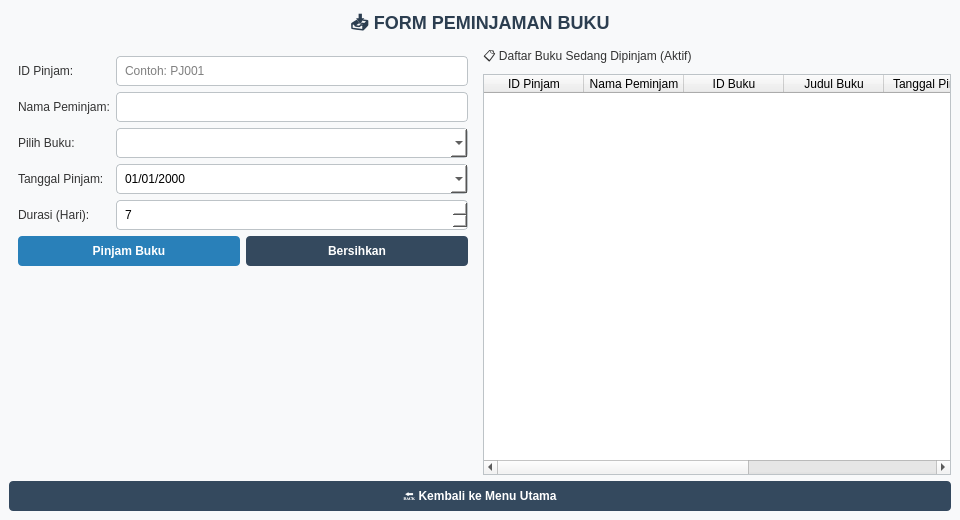
<?xml version="1.0" encoding="UTF-8"?>
<ui version="4.0">
 <class>PinjamBukuWindow</class>
 <widget class="QMainWindow" name="PinjamBukuWindow">
  <property name="geometry"><rect><x>0</x><y>0</y><width>960</width><height>520</height></rect></property>
  <property name="windowTitle"><string>Perpustakaan - Form Peminjaman Buku</string></property>
  <property name="styleSheet"><string notr="true">
QMainWindow { background-color: #F8F9FA; }
QLabel#lblTitle { font-size: 18px; font-weight: bold; color: #2C3E50; }
QLabel { font-size: 12px; color: #333; }
QLineEdit, QComboBox, QDateEdit, QSpinBox {
    padding: 6px; border: 1px solid #BDC3C7; border-radius: 4px; background-color: white;
}
QLineEdit:focus, QComboBox:focus, QDateEdit:focus, QSpinBox:focus { border: 1px solid #3498DB; }
QLineEdit:read-only { background-color: #ECF0F1; }
QPushButton { background-color: #34495E; color: white; border: none; border-radius: 4px; padding: 8px 15px; font-weight: bold; }
QPushButton:hover { background-color: #415B76; }
QTableWidget { background-color: white; border: 1px solid #BDC3C7; gridline-color: #ECF0F1; }
QPushButton#btnPinjam { background-color: #2980B9; }
QPushButton#btnPinjam:hover { background-color: #3498DB; }
</string></property>
  <widget class="QWidget" name="centralwidget"><layout class="QVBoxLayout" name="verticalLayoutRoot"><item><widget class="QLabel" name="lblTitle"><property name="text"><string>📥 FORM PEMINJAMAN BUKU</string></property><property name="alignment"><set>Qt::AlignCenter</set></property></widget></item><item><layout class="QHBoxLayout" name="horizontalLayoutMain"><item><widget class="QFrame" name="frameInput"><property name="frameShape"><enum>QFrame::NoFrame</enum></property><layout class="QVBoxLayout" name="verticalLayoutInput"><item><layout class="QGridLayout" name="gridLayoutForm"><item row="0" column="0"><widget class="QLabel" name="lblIdPinjam"><property name="text"><string>ID Pinjam:</string></property></widget></item><item row="0" column="1"><widget class="QLineEdit" name="txtIdPinjam"><property name="placeholderText"><string>Contoh: PJ001</string></property></widget></item><item row="1" column="0"><widget class="QLabel" name="lblNamaPeminjam"><property name="text"><string>Nama Peminjam:</string></property></widget></item><item row="1" column="1"><widget class="QLineEdit" name="txtNamaPeminjam"></widget></item><item row="2" column="0"><widget class="QLabel" name="lblBuku"><property name="text"><string>Pilih Buku:</string></property></widget></item><item row="2" column="1"><widget class="QComboBox" name="cmbBuku"></widget></item><item row="3" column="0"><widget class="QLabel" name="lblTanggalPinjam"><property name="text"><string>Tanggal Pinjam:</string></property></widget></item><item row="3" column="1"><widget class="QDateEdit" name="datePinjam"><property name="calendarPopup"><bool>true</bool></property><property name="displayFormat"><string>dd/MM/yyyy</string></property></widget></item><item row="4" column="0"><widget class="QLabel" name="lblDurasi"><property name="text"><string>Durasi (Hari):</string></property></widget></item><item row="4" column="1"><widget class="QSpinBox" name="spinDurasi"><property name="minimum"><number>1</number></property><property name="maximum"><number>90</number></property><property name="value"><number>7</number></property></widget></item></layout></item><item><layout class="QHBoxLayout" name="horizontalLayoutButtons"><item><widget class="QPushButton" name="btnPinjam"><property name="text"><string>Pinjam Buku</string></property></widget></item><item><widget class="QPushButton" name="btnBersihkan"><property name="text"><string>Bersihkan</string></property></widget></item></layout></item><item><spacer name="verticalSpacer_Form"><property name="orientation"><enum>Qt::Vertical</enum></property><property name="sizeHint" stdset="0"><size><width>20</width><height>40</height></size></property></spacer></item></layout></widget></item><item><layout class="QVBoxLayout" name="verticalLayoutTable"><item><widget class="QLabel" name="lblTableTitle"><property name="text"><string>📋 Daftar Buku Sedang Dipinjam (Aktif)</string></property></widget></item><item><widget class="QTableWidget" name="tablePeminjaman"><property name="editTriggers"><set>QAbstractItemView::NoEditTriggers</set></property><property name="selectionBehavior"><enum>QAbstractItemView::SelectRows</enum></property><property name="selectionMode"><enum>QAbstractItemView::SingleSelection</enum></property><column><property name="text"><string>ID Pinjam</string></property></column><column><property name="text"><string>Nama Peminjam</string></property></column><column><property name="text"><string>ID Buku</string></property></column><column><property name="text"><string>Judul Buku</string></property></column><column><property name="text"><string>Tanggal Pinjam</string></property></column><column><property name="text"><string>Durasi</string></property></column><column><property name="text"><string>Status</string></property></column></widget></item></layout></item></layout></item><item><widget class="QPushButton" name="btnKembali"><property name="text"><string>🔙 Kembali ke Menu Utama</string></property></widget></item></layout></widget>
 </widget>
 <resources/>
 <connections/>
</ui>
